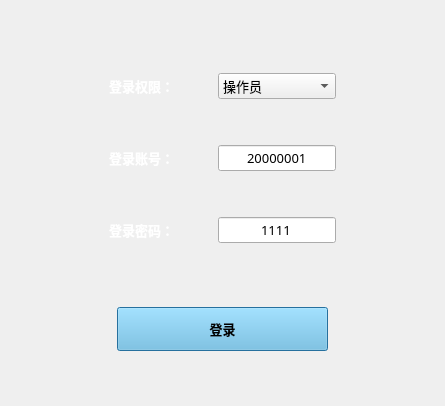
<?xml version="1.0" encoding="UTF-8"?>
<ui version="4.0">
 <class>login2</class>
 <widget class="QDialog" name="login2">
  <property name="geometry">
   <rect>
    <x>0</x>
    <y>0</y>
    <width>445</width>
    <height>406</height>
   </rect>
  </property>
  <property name="windowTitle">
   <string>Dialog</string>
  </property>
  <property name="windowIcon">
   <iconset resource="../res.qrc">
    <normaloff>:/res/1.png</normaloff>:/res/1.png</iconset>
  </property>
  <property name="styleSheet">
   <string notr="true">QDialog{background-image: url(:/res/back5.jpg);}</string>
  </property>
  <layout class="QVBoxLayout" name="verticalLayout_3">
   <item>
    <spacer name="verticalSpacer_6">
     <property name="orientation">
      <enum>Qt::Vertical</enum>
     </property>
     <property name="sizeHint" stdset="0">
      <size>
       <width>20</width>
       <height>40</height>
      </size>
     </property>
    </spacer>
   </item>
   <item>
    <widget class="QWidget" name="widget_3" native="true">
     <layout class="QHBoxLayout" name="horizontalLayout">
      <item>
       <spacer name="horizontalSpacer_3">
        <property name="orientation">
         <enum>Qt::Horizontal</enum>
        </property>
        <property name="sizeType">
         <enum>QSizePolicy::Minimum</enum>
        </property>
        <property name="sizeHint" stdset="0">
         <size>
          <width>80</width>
          <height>20</height>
         </size>
        </property>
       </spacer>
      </item>
      <item>
       <widget class="QWidget" name="widget" native="true">
        <layout class="QVBoxLayout" name="verticalLayout">
         <item>
          <widget class="QLabel" name="label">
           <property name="sizePolicy">
            <sizepolicy hsizetype="Expanding" vsizetype="Expanding">
             <horstretch>0</horstretch>
             <verstretch>0</verstretch>
            </sizepolicy>
           </property>
           <property name="text">
            <string>&lt;html&gt;&lt;head/&gt;&lt;body&gt;&lt;p&gt;&lt;span style=&quot; font-size:10pt; font-weight:700; color:#ffffff;&quot;&gt;登录权限：&lt;/span&gt;&lt;/p&gt;&lt;/body&gt;&lt;/html&gt;</string>
           </property>
          </widget>
         </item>
         <item>
          <spacer name="verticalSpacer">
           <property name="orientation">
            <enum>Qt::Vertical</enum>
           </property>
           <property name="sizeHint" stdset="0">
            <size>
             <width>20</width>
             <height>40</height>
            </size>
           </property>
          </spacer>
         </item>
         <item>
          <widget class="QLabel" name="label_2">
           <property name="sizePolicy">
            <sizepolicy hsizetype="Expanding" vsizetype="Expanding">
             <horstretch>0</horstretch>
             <verstretch>0</verstretch>
            </sizepolicy>
           </property>
           <property name="text">
            <string>&lt;html&gt;&lt;head/&gt;&lt;body&gt;&lt;p&gt;&lt;span style=&quot; font-size:10pt; font-weight:700; color:#ffffff;&quot;&gt;登录账号：&lt;/span&gt;&lt;/p&gt;&lt;/body&gt;&lt;/html&gt;</string>
           </property>
          </widget>
         </item>
         <item>
          <spacer name="verticalSpacer_2">
           <property name="orientation">
            <enum>Qt::Vertical</enum>
           </property>
           <property name="sizeHint" stdset="0">
            <size>
             <width>20</width>
             <height>40</height>
            </size>
           </property>
          </spacer>
         </item>
         <item>
          <widget class="QLabel" name="label_3">
           <property name="sizePolicy">
            <sizepolicy hsizetype="Expanding" vsizetype="Expanding">
             <horstretch>0</horstretch>
             <verstretch>0</verstretch>
            </sizepolicy>
           </property>
           <property name="text">
            <string>&lt;html&gt;&lt;head/&gt;&lt;body&gt;&lt;p&gt;&lt;span style=&quot; font-size:10pt; font-weight:700; color:#ffffff;&quot;&gt;登录密码：&lt;/span&gt;&lt;/p&gt;&lt;/body&gt;&lt;/html&gt;</string>
           </property>
          </widget>
         </item>
        </layout>
       </widget>
      </item>
      <item>
       <spacer name="horizontalSpacer">
        <property name="orientation">
         <enum>Qt::Horizontal</enum>
        </property>
        <property name="sizeType">
         <enum>QSizePolicy::Minimum</enum>
        </property>
        <property name="sizeHint" stdset="0">
         <size>
          <width>20</width>
          <height>20</height>
         </size>
        </property>
       </spacer>
      </item>
      <item>
       <widget class="QWidget" name="widget_2" native="true">
        <layout class="QVBoxLayout" name="verticalLayout_2">
         <item>
          <widget class="QComboBox" name="comboBox">
           <property name="sizePolicy">
            <sizepolicy hsizetype="Preferred" vsizetype="Expanding">
             <horstretch>0</horstretch>
             <verstretch>0</verstretch>
            </sizepolicy>
           </property>
           <property name="font">
            <font>
             <family>黑体</family>
             <pointsize>10</pointsize>
             <weight>50</weight>
             <bold>false</bold>
            </font>
           </property>
           <property name="layoutDirection">
            <enum>Qt::LeftToRight</enum>
           </property>
           <property name="editable">
            <bool>false</bool>
           </property>
           <property name="sizeAdjustPolicy">
            <enum>QComboBox::AdjustToContents</enum>
           </property>
           <item>
            <property name="text">
             <string>操作员</string>
            </property>
           </item>
           <item>
            <property name="text">
             <string>管理员</string>
            </property>
           </item>
          </widget>
         </item>
         <item>
          <spacer name="verticalSpacer_3">
           <property name="orientation">
            <enum>Qt::Vertical</enum>
           </property>
           <property name="sizeHint" stdset="0">
            <size>
             <width>20</width>
             <height>40</height>
            </size>
           </property>
          </spacer>
         </item>
         <item>
          <widget class="QLineEdit" name="lineEdit_user">
           <property name="font">
            <font>
             <family>黑体</family>
             <pointsize>10</pointsize>
             <weight>50</weight>
             <bold>false</bold>
            </font>
           </property>
           <property name="layoutDirection">
            <enum>Qt::LeftToRight</enum>
           </property>
           <property name="text">
            <string>20000001</string>
           </property>
           <property name="alignment">
            <set>Qt::AlignCenter</set>
           </property>
          </widget>
         </item>
         <item>
          <spacer name="verticalSpacer_4">
           <property name="orientation">
            <enum>Qt::Vertical</enum>
           </property>
           <property name="sizeHint" stdset="0">
            <size>
             <width>20</width>
             <height>40</height>
            </size>
           </property>
          </spacer>
         </item>
         <item>
          <widget class="QLineEdit" name="lineEdit_passward">
           <property name="sizePolicy">
            <sizepolicy hsizetype="Expanding" vsizetype="Expanding">
             <horstretch>0</horstretch>
             <verstretch>0</verstretch>
            </sizepolicy>
           </property>
           <property name="font">
            <font>
             <family>黑体</family>
             <pointsize>10</pointsize>
             <weight>50</weight>
             <bold>false</bold>
            </font>
           </property>
           <property name="text">
            <string>1111</string>
           </property>
           <property name="alignment">
            <set>Qt::AlignCenter</set>
           </property>
          </widget>
         </item>
        </layout>
       </widget>
      </item>
      <item>
       <spacer name="horizontalSpacer_4">
        <property name="orientation">
         <enum>Qt::Horizontal</enum>
        </property>
        <property name="sizeType">
         <enum>QSizePolicy::Minimum</enum>
        </property>
        <property name="sizeHint" stdset="0">
         <size>
          <width>80</width>
          <height>20</height>
         </size>
        </property>
       </spacer>
      </item>
     </layout>
    </widget>
   </item>
   <item>
    <spacer name="verticalSpacer_5">
     <property name="orientation">
      <enum>Qt::Vertical</enum>
     </property>
     <property name="sizeType">
      <enum>QSizePolicy::Preferred</enum>
     </property>
     <property name="sizeHint" stdset="0">
      <size>
       <width>20</width>
       <height>40</height>
      </size>
     </property>
    </spacer>
   </item>
   <item>
    <layout class="QHBoxLayout" name="horizontalLayout_2" stretch="1,2,1">
     <item>
      <spacer name="horizontalSpacer_5">
       <property name="orientation">
        <enum>Qt::Horizontal</enum>
       </property>
       <property name="sizeType">
        <enum>QSizePolicy::Expanding</enum>
       </property>
       <property name="sizeHint" stdset="0">
        <size>
         <width>90</width>
         <height>20</height>
        </size>
       </property>
      </spacer>
     </item>
     <item>
      <widget class="QPushButton" name="pushButton">
       <property name="sizePolicy">
        <sizepolicy hsizetype="Expanding" vsizetype="Expanding">
         <horstretch>0</horstretch>
         <verstretch>0</verstretch>
        </sizepolicy>
       </property>
       <property name="font">
        <font>
         <pointsize>10</pointsize>
         <weight>75</weight>
         <bold>true</bold>
        </font>
       </property>
       <property name="styleSheet">
        <string notr="true">background-color: rgb(255, 154, 252);
background-color: rgb(109, 192, 232);</string>
       </property>
       <property name="text">
        <string>登录</string>
       </property>
      </widget>
     </item>
     <item>
      <spacer name="horizontalSpacer_6">
       <property name="orientation">
        <enum>Qt::Horizontal</enum>
       </property>
       <property name="sizeType">
        <enum>QSizePolicy::Expanding</enum>
       </property>
       <property name="sizeHint" stdset="0">
        <size>
         <width>40</width>
         <height>20</height>
        </size>
       </property>
      </spacer>
     </item>
    </layout>
   </item>
   <item>
    <spacer name="verticalSpacer_7">
     <property name="orientation">
      <enum>Qt::Vertical</enum>
     </property>
     <property name="sizeHint" stdset="0">
      <size>
       <width>20</width>
       <height>40</height>
      </size>
     </property>
    </spacer>
   </item>
  </layout>
 </widget>
 <resources>
  <include location="../res.qrc"/>
 </resources>
 <connections/>
</ui>
